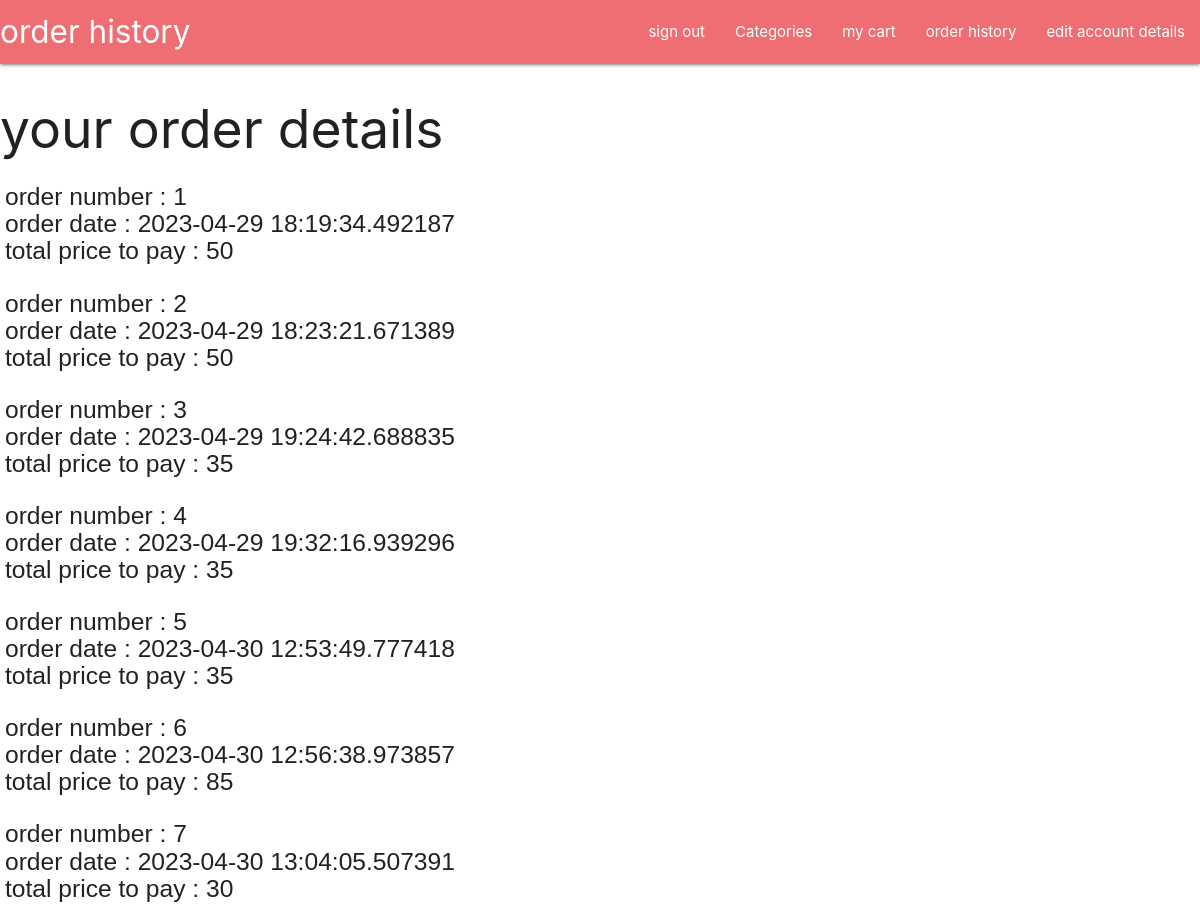
Page /order_history (signed in) on the committed database.
### models/delivery.py (models this page shows)
class Delivery(db.Model):
    id = db.Column(db.Integer,primary_key=True)
    is_delivered = db.Column(db.String(200),nullable=False)
    adress = db.Column(db.String(200),nullable=False)
    comment = db.Column(db.String(200),nullable=False)
    created = db.Column(db.DateTime)
    total_price = db.Column(db.Integer,nullable=False)
    cart_id = db.Column(db.Integer,db.ForeignKey('cart.id'))
    user_id = db.Column(db.Integer,db.ForeignKey('user.id'))

### routes/site.py (the view)
@site_bp.route('/order_history')
def order_history():
        user = User.query.filter_by(username=request.cookies.get('username')).first()
        delivery = Delivery.query.all()
        return render_template('site/order_history.html',user=user , delivery=delivery)

### templates/site/order_history.html
{%extends 'layout.html'%} {%block content%}
<nav>
  <div class="nav-wrapper">
    <a class="brand-logo">order history </a>
    <ul id="nav-mobile" class="right hide-on-med-and-down">
      <li><a href="/sign_out">sign out</a></li>
      <li><a href="/categories">Categories</a></li>
      <li><a href="/cart">my cart</a></li>
      <li><a href="/order_history">order history </a></li>
      <li><a href="/edit_account_details">edit account details</a></li>
    </ul>
  </div>
</nav>
<h2>your order details </h2>
<h5 style="margin-left: 5px;font-family: 'Franklin Gothic Medium', 'Arial Narrow', Arial, sans-serif;">
  {%for delivery in user.deliveries%}
  <div style="margin-top: 25px;">
  <div>order number : {{delivery.id}}</div>
  <div>order date : {{delivery.created}}</div>
  <div>total price to pay : {{delivery.total_price}}</div>
</div>
  {%endfor%}
  </h5>
  {%endblock%}

### rows in the picture
Delivery: id "1", created "2023-04-29 18:19:34.492187", total_price "50"
Delivery: id "2", created "2023-04-29 18:23:21.671389", total_price "50"
Delivery: id "3", created "2023-04-29 19:24:42.688835", total_price "35"
Delivery: id "4", created "2023-04-29 19:32:16.939296", total_price "35"
Delivery: id "5", created "2023-04-30 12:53:49.777418", total_price "35"
Delivery: id "6", created "2023-04-30 12:56:38.973857", total_price "85"
Delivery: id "7", created "2023-04-30 13:04:05.507391", total_price "30"
